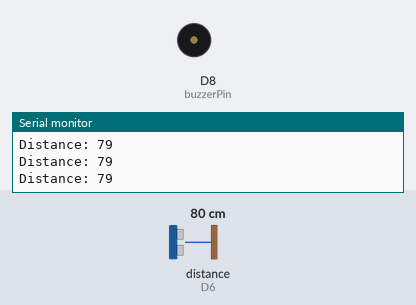
Bench run of a sketch on a simulated ESP8266 (NodeMCU). On the bench: buzzer (waves = sounding), the last lines printed to the serial monitor. Wiring (inferred from the names in the program): ultrasonic range finder: trigger D5; echo D6. Inputs (shaded band) come from the test bench; at power-on: distance to the obstacle (sensor on D6) 80 cm. The echo pulse lasts 58.3 µs per cm.

Above: at 1.2 s.
1.3 s: distance to the obstacle (sensor on D6) set to 43 cm
4.3 s: distance to the obstacle (sensor on D6) set to 38 cm
7.3 s: distance to the obstacle (sensor on D6) set to 2 cm
At 8.3 s:
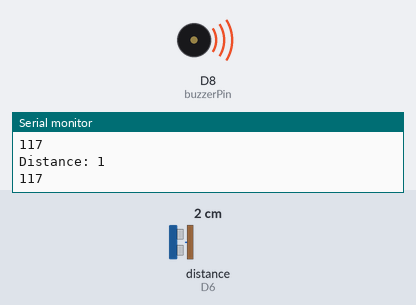
Timing chart, 0 to 14.9 s (numbered marks = the images above; inputs shaded):
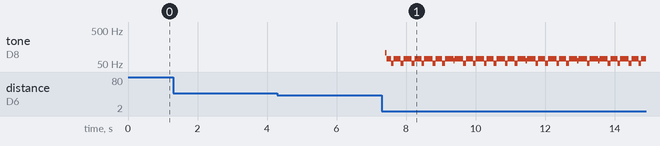

Measured:
- after the input at 7.3 s, tone on D8 (buzzerPin): plays 108 Hz for 0.04 s, 72 Hz for 0.12 s, 53 Hz for 0.08 s, 72 Hz for 0.20 s, 53 Hz for 0.08 s, 72 Hz for 0.24 s … (52 notes in this stretch), starting after 0.11 s

The sketch:

ultrasonic_glass.ino
```cpp
// Define pins
const int trigPin = D5;
const int echoPin = D6;
const int buzzerPin = D8;  // Pin connected to the buzzer & led

// Declare Variables
long duration;
int distance;

void setup() {
  pinMode(trigPin, OUTPUT);    // Sets the trigPin as an Output
  pinMode(echoPin, INPUT);     // Sets the echoPin as an Input
  pinMode(buzzerPin, OUTPUT);  // Sets the buzzerPin as an Output
  Serial.begin(9600);          // Starts the serial communication
}

void loop() {

  // Clears the trigPin
  digitalWrite(trigPin, LOW);
  delayMicroseconds(2);

  // Sets the trigPin on HIGH state for 10 microseconds
  digitalWrite(trigPin, HIGH);
  delayMicroseconds(10);
  digitalWrite(trigPin, LOW);

  // Reads the echoPin, returns the sound wave travel time in microseconds
  duration = pulseIn(echoPin, HIGH);

  // Calculating the distance
  distance = duration * 0.034 / 2;

  // Prints the distance on the Serial Monitor [ with baud rate 9600 ]
  Serial.print("Distance: ");
  Serial.println(distance);

  while (duration < 2353) {
    Serial.println(duration);
    int i = duration / 20;
    digitalWrite(buzzerPin, HIGH);
    delay(i / 2);
    digitalWrite(buzzerPin, LOW);
    delay(i);
    break;
  }

  // delay(1000);
}
```
